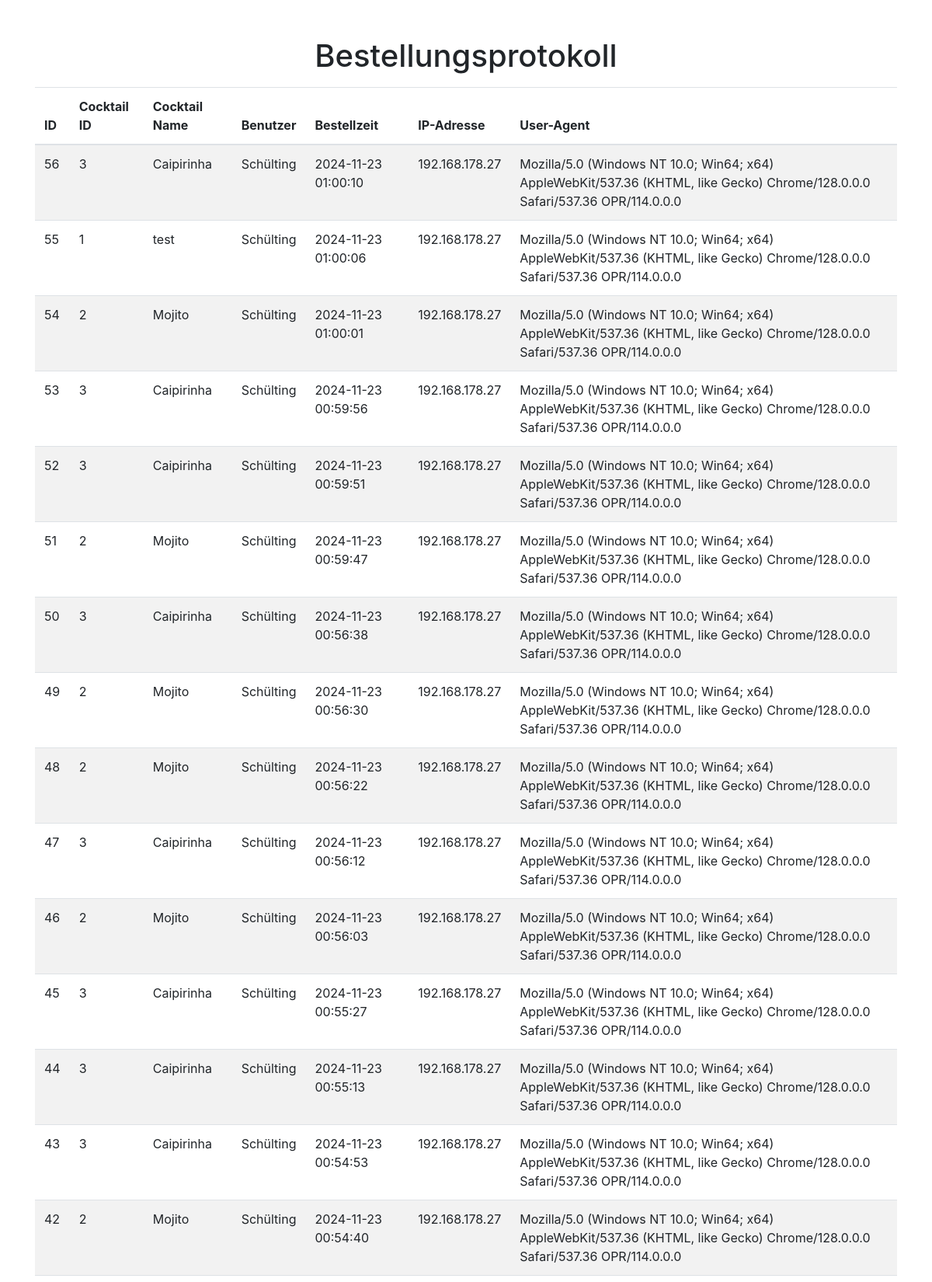
/order_logs (upper part), run on the app's committed database.
### tables this page shows
CREATE TABLE orders (
        id INTEGER PRIMARY KEY AUTOINCREMENT,
        cocktail_id INTEGER,
        order_time TIMESTAMP DEFAULT CURRENT_TIMESTAMP,
        ip_address TEXT,
        user_agent TEXT, user_id INTEGER, alcohol_content REAL DEFAULT 0.0,
        FOREIGN KEY(cocktail_id) REFERENCES cocktails(id)
    );

CREATE TABLE cocktails (
        id INTEGER PRIMARY KEY AUTOINCREMENT,
        name TEXT NOT NULL,
        ingredients TEXT NOT NULL,
        description TEXT,
        image_path TEXT,
        counter INTEGER DEFAULT 0
    );

CREATE TABLE users (
        id INTEGER PRIMARY KEY AUTOINCREMENT,
        username TEXT UNIQUE NOT NULL,
        user_agent TEXT,
        ip_address TEXT
    );

### app.py (the view)
@app.route('/order_logs', methods=['GET'])
def order_logs():
    try:
        with get_db_connection() as conn:
            cursor = conn.cursor()
            cursor.execute('''
                SELECT
                    orders.id,
                    orders.cocktail_id,
                    cocktails.name AS cocktail_name,
                    users.username,
                    orders.order_time,
                    orders.ip_address,
                    orders.user_agent
                FROM orders
                LEFT JOIN cocktails ON orders.cocktail_id = cocktails.id
                LEFT JOIN users ON orders.user_id = users.id
                ORDER BY orders.order_time DESC
            ''')
            orders = cursor.fetchall()
        return render_template('order_logs.html', orders=orders)
    except Exception as e:
        logging.error(f"Fehler beim Abrufen des Bestellungsprotokolls: {e}")
        flash("Fehler beim Laden des Protokolls.", "danger")
        return redirect(url_for('index'))

### app.py (called while the page is built)
def get_db_connection():
    def trace_callback(sql):
        with open('sql_log.txt', 'a') as f:
            f.write(f"[SQL TRACE]: {sql}\n")
    conn = sqlite3.connect('cocktails.db', timeout=10)
    conn.row_factory = sqlite3.Row
    conn.set_trace_callback(trace_callback)  # Logging aktivieren
    return conn

@app.context_processor
def inject_global_settings():
    with get_db_connection() as conn:
        cursor = conn.cursor()
        cursor.execute('SELECT value FROM settings WHERE name = ?', ('global_cocktail_access',))
        global_access = cursor.fetchone()
        global_access = global_access['value'] == '1' if global_access else False
    return dict(global_access=global_access)

### templates/order_logs.html (shortened to what this page needs)
<!DOCTYPE html>
<html lang="de">
<head>
    <link href="https://stackpath.bootstrapcdn.com/bootstrap/4.5.2/css/bootstrap.min.css" rel="stylesheet">
</head>
<body>
    <div class="container mt-5">
        <h1 class="text-center">Bestellungsprotokoll</h1>
        <table class="table table-striped mt-3">
            <thead>
                <tr>
                    <th>ID</th>
                    <th>Cocktail ID</th>
                    <th>Cocktail Name</th>
                    <th>Benutzer</th>
                    <th>Bestellzeit</th>
                    <th>IP-Adresse</th>
                    <th>User-Agent</th>
                </tr>
            </thead>
            <tbody>
                {% for order in orders %}
                <tr>
                    <td>{{ order['id'] }}</td>
                    <td>{{ order['cocktail_id'] }}</td>
                    <td>{{ order['cocktail_name'] or 'Unbekannt' }}</td>
                    <td>{{ order['username'] or 'Unbekannt' }}</td>
                    <td>{{ order['order_time'] }}</td>
                    <td>{{ order['ip_address'] }}</td>
                    <td>{{ order['user_agent'] }}</td>
                </tr>
                {% endfor %}
            </tbody>
        </table>
    </div>
</body>
</html>

### data on the page
orders: id "56", cocktail_id "3", name "Caipirinha", username "Schülting", order_time "2024-11-23 01:00:10", ip_address "192.168.178.27", user_agent "Mozilla/5.0 (Windows NT 10.0; Win64; x64) AppleWebKit/537.36 (KHTML, like Gecko) Chrome/128.0.0.0 Safari/537.36 OPR/114.0.0.0"
orders: id "55", cocktail_id "1", name "test", username "Schülting", order_time "2024-11-23 01:00:06", ip_address "192.168.178.27", user_agent "Mozilla/5.0 (Windows NT 10.0; Win64; x64) AppleWebKit/537.36 (KHTML, like Gecko) Chrome/128.0.0.0 Safari/537.36 OPR/114.0.0.0"
orders: id "54", cocktail_id "2", name "Mojito", username "Schülting", order_time "2024-11-23 01:00:01", ip_address "192.168.178.27", user_agent "Mozilla/5.0 (Windows NT 10.0; Win64; x64) AppleWebKit/537.36 (KHTML, like Gecko) Chrome/128.0.0.0 Safari/537.36 OPR/114.0.0.0"
orders: id "53", cocktail_id "3", name "Caipirinha", username "Schülting", order_time "2024-11-23 00:59:56", ip_address "192.168.178.27", user_agent "Mozilla/5.0 (Windows NT 10.0; Win64; x64) AppleWebKit/537.36 (KHTML, like Gecko) Chrome/128.0.0.0 Safari/537.36 OPR/114.0.0.0"
orders: id "52", cocktail_id "3", name "Caipirinha", username "Schülting", order_time "2024-11-23 00:59:51", ip_address "192.168.178.27", user_agent "Mozilla/5.0 (Windows NT 10.0; Win64; x64) AppleWebKit/537.36 (KHTML, like Gecko) Chrome/128.0.0.0 Safari/537.36 OPR/114.0.0.0"
orders: id "51", cocktail_id "2", name "Mojito", username "Schülting", order_time "2024-11-23 00:59:47", ip_address "192.168.178.27", user_agent "Mozilla/5.0 (Windows NT 10.0; Win64; x64) AppleWebKit/537.36 (KHTML, like Gecko) Chrome/128.0.0.0 Safari/537.36 OPR/114.0.0.0"
orders: id "50", cocktail_id "3", name "Caipirinha", username "Schülting", order_time "2024-11-23 00:56:38", ip_address "192.168.178.27", user_agent "Mozilla/5.0 (Windows NT 10.0; Win64; x64) AppleWebKit/537.36 (KHTML, like Gecko) Chrome/128.0.0.0 Safari/537.36 OPR/114.0.0.0"
orders: id "49", cocktail_id "2", name "Mojito", username "Schülting", order_time "2024-11-23 00:56:30", ip_address "192.168.178.27", user_agent "Mozilla/5.0 (Windows NT 10.0; Win64; x64) AppleWebKit/537.36 (KHTML, like Gecko) Chrome/128.0.0.0 Safari/537.36 OPR/114.0.0.0"
orders: id "48", cocktail_id "2", name "Mojito", username "Schülting", order_time "2024-11-23 00:56:22", ip_address "192.168.178.27", user_agent "Mozilla/5.0 (Windows NT 10.0; Win64; x64) AppleWebKit/537.36 (KHTML, like Gecko) Chrome/128.0.0.0 Safari/537.36 OPR/114.0.0.0"
orders: id "47", cocktail_id "3", name "Caipirinha", username "Schülting", order_time "2024-11-23 00:56:12", ip_address "192.168.178.27", user_agent "Mozilla/5.0 (Windows NT 10.0; Win64; x64) AppleWebKit/537.36 (KHTML, like Gecko) Chrome/128.0.0.0 Safari/537.36 OPR/114.0.0.0"
orders: id "46", cocktail_id "2", name "Mojito", username "Schülting", order_time "2024-11-23 00:56:03", ip_address "192.168.178.27", user_agent "Mozilla/5.0 (Windows NT 10.0; Win64; x64) AppleWebKit/537.36 (KHTML, like Gecko) Chrome/128.0.0.0 Safari/537.36 OPR/114.0.0.0"
orders: id "45", cocktail_id "3", name "Caipirinha", username "Schülting", order_time "2024-11-23 00:55:27", ip_address "192.168.178.27", user_agent "Mozilla/5.0 (Windows NT 10.0; Win64; x64) AppleWebKit/537.36 (KHTML, like Gecko) Chrome/128.0.0.0 Safari/537.36 OPR/114.0.0.0"
orders: id "44", cocktail_id "3", name "Caipirinha", username "Schülting", order_time "2024-11-23 00:55:13", ip_address "192.168.178.27", user_agent "Mozilla/5.0 (Windows NT 10.0; Win64; x64) AppleWebKit/537.36 (KHTML, like Gecko) Chrome/128.0.0.0 Safari/537.36 OPR/114.0.0.0"
orders: id "43", cocktail_id "3", name "Caipirinha", username "Schülting", order_time "2024-11-23 00:54:53", ip_address "192.168.178.27", user_agent "Mozilla/5.0 (Windows NT 10.0; Win64; x64) AppleWebKit/537.36 (KHTML, like Gecko) Chrome/128.0.0.0 Safari/537.36 OPR/114.0.0.0"
orders: id "42", cocktail_id "2", name "Mojito", username "Schülting", order_time "2024-11-23 00:54:40", ip_address "192.168.178.27", user_agent "Mozilla/5.0 (Windows NT 10.0; Win64; x64) AppleWebKit/537.36 (KHTML, like Gecko) Chrome/128.0.0.0 Safari/537.36 OPR/114.0.0.0"
